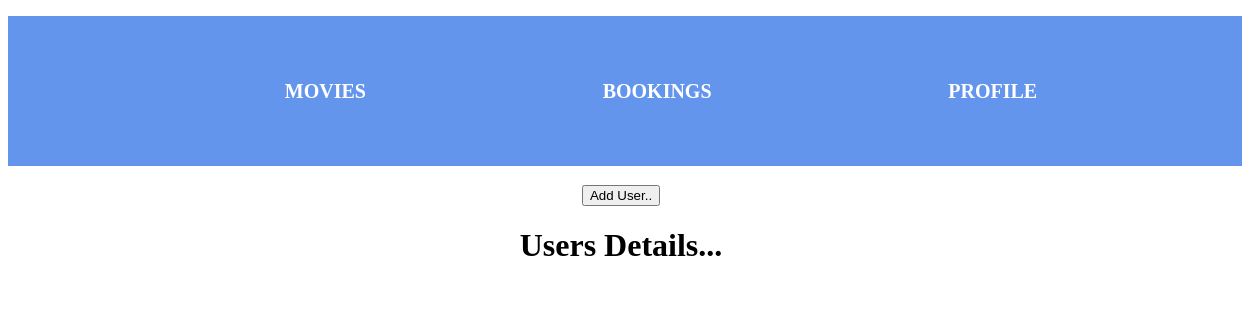
/read_users, run on an earlier commit of the app's database.
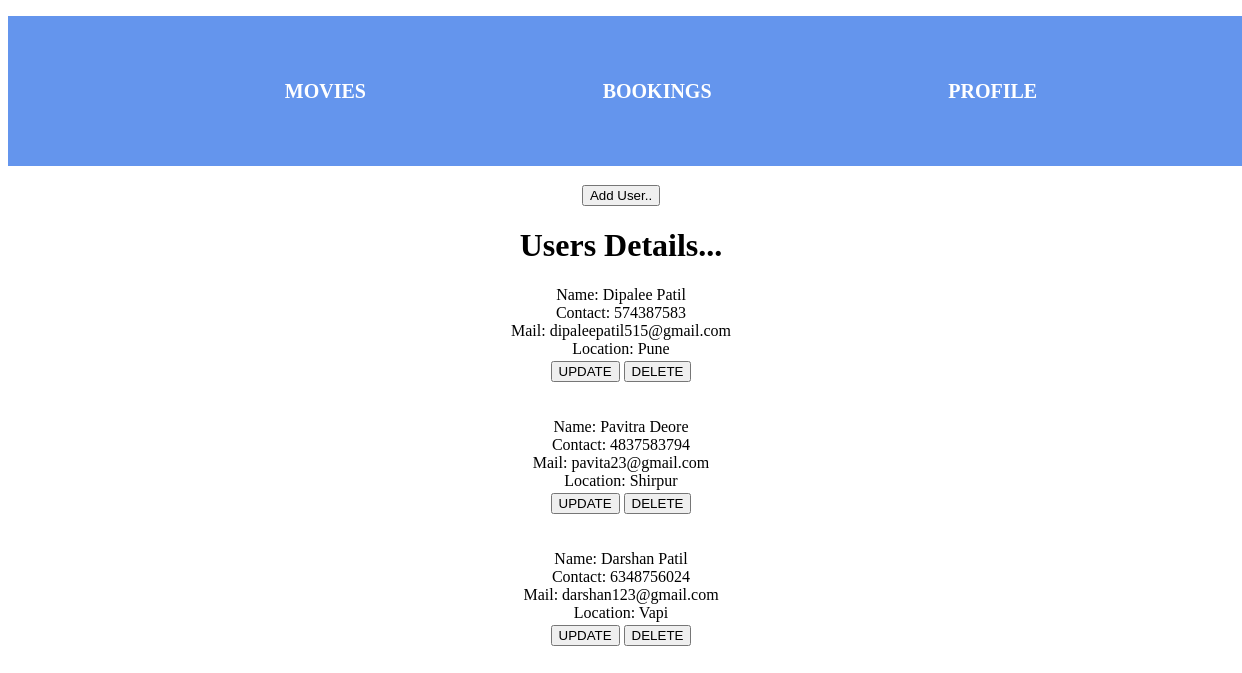
And on a later commit of the database.
### movies/models.py (models this page shows, shortened)
class UsersModel(models.Model):
    name = models.CharField(max_length=30)
    contact = models.IntegerField()
    email = models.EmailField()
    addr = models.CharField(max_length=15)

### movies/views.py (the view)
# urls.py: path('read_users', views.read_users, name='read_u'),
def read_users(request):
    records = UsersModel.objects.all()
    return render(request,'read_users.html',{'context':records})

### movies/templates/read_users.html
{% extends "main.html" %}
{% block content %}
    <a href="{% url 'create_u' %}"><button>Add User..</button></a>
    <h1>Users Details...</h1>
    {% for i in context %}
        Name: {{i.name}} <br>
        Contact: {{i.contact}} <br>
        Mail: {{i.email}} <br>
        Location: {{ i.addr }} <br>
        <a href="{% url 'update_u' i.id %}"><button>UPDATE</button></a>
        <a href="{% url 'delete_u' i.id %}"><button>DELETE</button></a> <br><br><br>
    {% endfor %}
{% endblock %}

### templates/main.html (shortened to what this page needs)
{% load static %}
<!DOCTYPE html>
<html lang="en">
<head>
    <link rel="stylesheet" href="{% static 'style.css' %}">
</head>
<body>
    <nav>
        <ul>
            <li><a href="{% url 'read_mov' %}">MOVIES</a></li>
            <li><a href="{% url 'read_book' %}">BOOKINGS</a></li>
            <li><a href="">PROFILE</a></li>
        </ul>
    </nav>
    <center>
        {% block content %}
        {% endblock %}
    </center>
</body>
</html>

### static/style.css (style rules this page uses)
nav ul { height: 150px; width: 100%; background-color: cornflowerblue; display: flex; justify-content: space-evenly; align-items: center; }
li { list-style-type: none; }
a { text-decoration: none; color: white; font-size: 20px; font-weight: 600; }

What changed in the data, as far as the page shows it:
added UsersModel: name "Dipalee Patil", contact "574387583", email "dipaleepatil515@gmail.com", addr "Pune"
added UsersModel: name "Pavitra Deore", contact "4837583794", email "pavita23@gmail.com", addr "Shirpur"
added UsersModel: name "Darshan Patil", contact "6348756024", email "darshan123@gmail.com", addr "Vapi"
